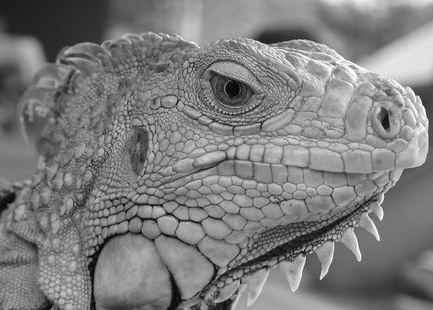
#> input picture 3-edge-detection/iguana.png, 433 x 310 px
$ jupyter execute --allow-errors 'Edge detection.ipynb'   (shell and % lines are left out)
#> lines starting #> are read from the running program, lines starting #| are printed output that depends on the picture; after the words box and inside, x2 and y2 are one past the last pixel; in counts of white or black regions, pixels touching at a corner belong together
Start with our usual setup, including the utility methods from last time.

[cell 1]
import numpy as np
import matplotlib.pyplot as plt

# Make matplotlib figures appear inline in the
# notebook rather than in a new window
plt.rcParams['figure.figsize'] = (10.0, 8.0) # set default size of plots
plt.rcParams['image.interpolation'] = 'nearest'
plt.rcParams['image.cmap'] = 'gray'

def display(img, title=None):
    # Show image
    plt.figure(figsize = (5,5))
    plt.imshow(img)
    plt.title(title)
    plt.axis('off')
    plt.show()

Optional: we'll use the OpenCV library's convolution function, which is much faster. You may need to run `pip3 install opencv-python` and restart Jupyter notebook.

[cell 2]
import cv2

We'll start by reviewing the example from lecture: the iguana and the horizontal derivative.

[cell 3]
image = cv2.imread("./iguana.png", cv2.IMREAD_GRAYSCALE)
#> image: shape (310, 433); min 0, max 255, mean 125.4
display(image)

derivative_filter = np.array(
[
    [1,0,-1]
])

result = cv2.filter2D(image, -1, derivative_filter)
display(result)

# Exercise 1

Let's try and address some of the problems that we found in lecture.

**Sub-problem 1:** The image is dark, and it's hard to tell where the edges are that we found. How can we improve on this? Can we do this in a single filter?

The simplest solution would be to brighten each pixel using the brighten filter:

[cell 4]
brighten_filter = np.array(
[
    [2.]
])

result_bright = cv2.filter2D(result, -1, brighten_filter)
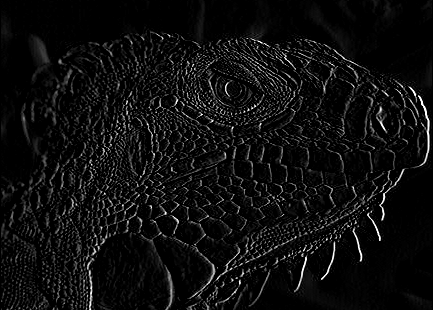
#> result_bright: shape (310, 433); min 0, max 255, mean 14.5
display(result, "Normal derivative")
display(result_bright, "Bright derivative")

We can combine these sub-passes. If we think about the sequence of filters as the dot product `s(p_1 * f_1 + ... + p_n * f_n)`, we can see that we can distribute the `s` to each `f_n`.

[cell 5]
bright_derivative_filter = derivative_filter * 2.

result_bright_2 = cv2.filter2D(image, -1, bright_derivative_filter)
display(result_bright_2, "Bright derivative in one pass")

display(np.abs((result_bright / 255. - result_bright_2 / 255.)), "Two-pass and one-pass difference")

**Sub-problem 2:** The algorithm finds lots of edges, but we don't care about all of them. Could we keep only the brightest edges somehow?

This algorithm works by deciding which pixels are definitely edges (i.e. they pass the high threshold) and deciding which pixels are certainly not edges (i.e. they fail the low threshold) and then repeatedly transforming "gray pixels" (i.e. pixels that passed neither threshold) into definite edges if they are near definite edges. In effect, this algorithm identifies the strongest edges in the image and then applies a "bucket fill" style algorithm to complete the edge from these seed pixels.

[cell 6]
def rgb_u8_to_luma_f32(original):
    target = np.zeros(original.shape[0:2])

    for x, y in np.ndindex(target.shape):
        target[x, y] = float(np.average(original[x, y])) / 255.

    return target

# Ok. Maybe I was a bit too harsh on numpy...
def double_threshold(original, low_threshold, high_threshold, keep_alive_sz, keep_alive_pop, gen):
    # Generate a boolean mask of pixels above the low threshold
#> called with low_threshold = 0.1, high_threshold = 0.2, keep_alive_sz = 5, keep_alive_pop = 0.2, gen = 8
    above_low = original > low_threshold
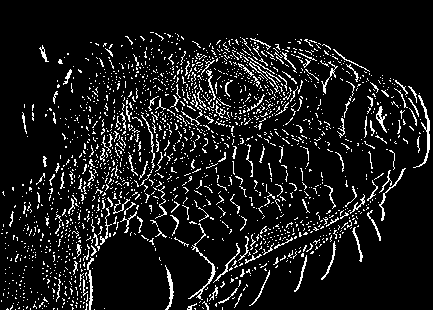
#> above_low: shape (310, 433) bool; 9.5% white in thin lines or dots, all inside (x1, y1, x2, y2) = (1, 32, 430, 310)

    # Generate a boolean mask of all alive pixels
    target = original > high_threshold
#> target: shape (310, 433) bool; 3% white in thin lines or dots, all inside (x1, y1, x2, y2) = (7, 34, 430, 310)

    display(above_low & np.bitwise_not(target), "Gray pixels")

    # Repeat over the specified number of generations
    for i in range(gen):
        display(target, f"Target at gen {i}")

        # Use a square blur to get a population percentage of nearby alive pixels.
        populations = cv2.blur(np.where(target, 1., 0.), (keep_alive_sz, keep_alive_sz))

        # Filter the population counts by the required population.
        # Automatically promote pixels that were already white.
        target = target | (populations > keep_alive_pop)

        # Finally, ensure that only gray and white pixels are ever promoted to white.
        target = target & above_low
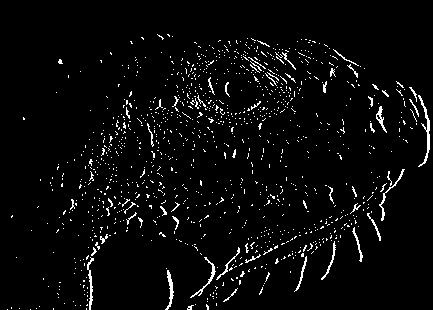
#> target: shape (310, 433) bool; 3.8% white in thin lines or dots, all inside (x1, y1, x2, y2) = (7, 34, 430, 310)

    return target

display(result, "Original")
display(double_threshold(
    original=rgb_u8_to_luma_f32(result),
    low_threshold=0.1,
    high_threshold=0.2,
    keep_alive_sz=5,
    keep_alive_pop=0.2,
    gen=8
), "Final")

**Sub-problem 3:** We used a horizontal derivative filter. Create and run a vertical derivative filter. Should it look similar? Does it? Find an image where the horizontal and vertical derivative filters produce very different output.

The vertical derivative should typically look a little different from the horizontal derivative because edges are not always perfectly aligned with one axis. In the worst case scenario, an edge may be perfectly horizontal, meaning that only the vertical derivative may detect it.

[cell 7]
derivative_filter_y = np.array(
[
    [0,  2, 0],
    [0,  0, 0],
    [0, -2, 0],
])

result_bright_y = cv2.filter2D(image, -1, derivative_filter_y)
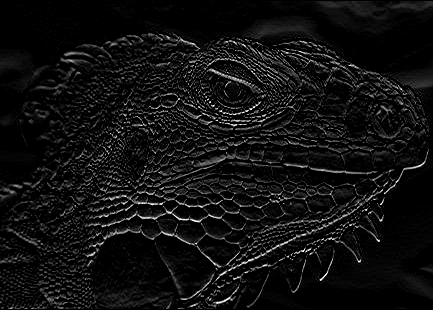
#> result_bright_y: shape (310, 433); min 0, max 255, mean 16.5
display(result_bright_2, "Horizontal derivative")
display(result_bright_y, "Vertical derivative")
display(np.abs(result_bright_2 / 255. - result_bright_y / 255.), "Difference")

These two results look visibly different... but not different enough. Behold, the worst case image!

[cell 8]
import random

width, height = (500, 500)

def gen_row(_):
    val = random.random()
    return list(map(lambda _: val, range(width)))

bad_image = np.array(list(map(
    gen_row,
    range(height)
)))

bad_bright_x = cv2.filter2D(bad_image, -1, bright_derivative_filter)
bad_bright_y = cv2.filter2D(bad_image, -1, derivative_filter_y)

display(bad_image, "Worst case image")
#> in display (call 21), `plt.show()`:
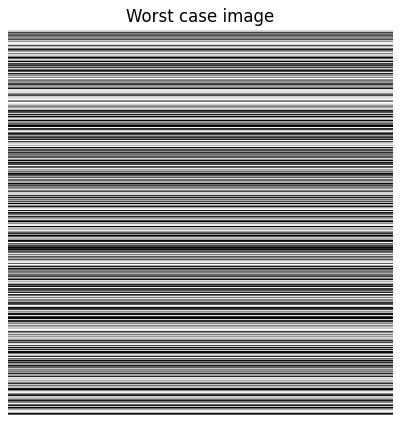
#> figure drawn by matplotlib, 1 panel
display(bad_bright_x, "Horizontal derivative")
display(bad_bright_y, "Vertical derivative")
#> in display (call 23), `plt.show()`:
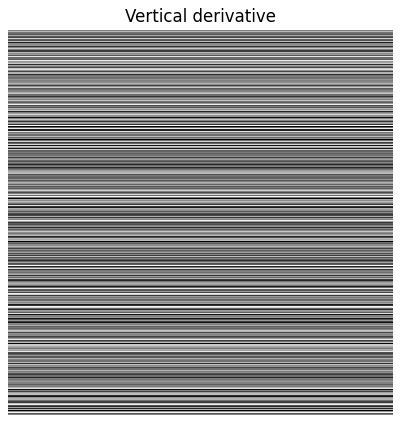
#> figure drawn by matplotlib, 1 panel

**Sub-problem 4:** How does the derivative filter respond to noise? Load and run the filter on the noisy_einstein image. Can you improve on this result?

Noise is the arch enemy of the derivative filter. Noise typically contrasts with the background a lot, causing the derivative filter to detect it as an edge. We can remove this noise this image by smoothing all edges through a blur filter. In doing so, each edge becomes sort of "spread out" across multiple pixels, dropping the small edges created by the noise. However, this will also have the unfortunate side-effect of reducing the brightness of true edges (something the second filter accounts for by brightening the final result).

[cell 9]
image2 = cv2.imread("noisy_einstein.png")
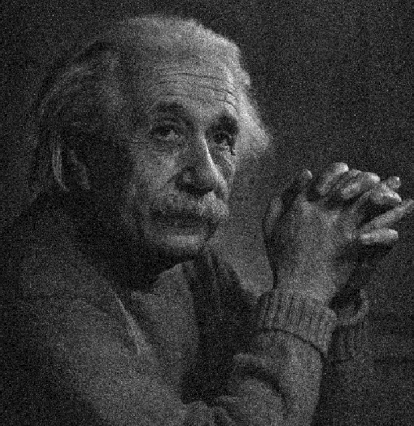
#> input picture 3-edge-detection/noisy_einstein.png, 414 x 426 px
#> image2 is the input picture: shape (426, 414, 3); mean B, G, R 52.1, 52.1, 52.1

display(image2, "Noisy Einstein")

image2_result = cv2.filter2D(image2, -1, bright_derivative_filter)
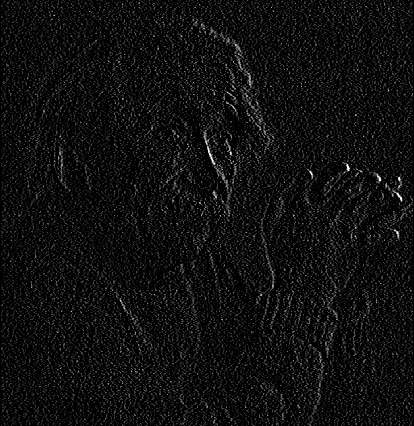
#> image2_result: shape (426, 414, 3); mean B, G, R 15.2, 15.2, 15.2
display(image2_result, "Noisy Einstein's Edges")

image2_blur = cv2.GaussianBlur(image2, [0, 0], 2)
display(image2_blur, "Blurry Noisy Einstein")

image2_blur_result = cv2.filter2D(image2_blur, -1, derivative_filter * 7)
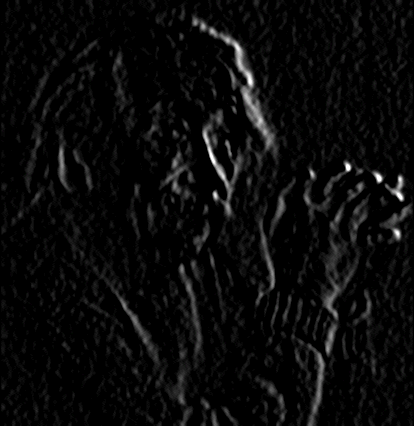
#> image2_blur_result: shape (426, 414, 3); mean B, G, R 10.2, 10.2, 10.2
display(image2_blur_result, "Blurry Noisy Einstein's Edges")

## Dead Code

Scrapped code I ended up not using.

[cell 10]
def swap(target, a, b):
    tmp = target[a]
    target[a] = b
    target[b] = tmp

def swap_remove(target, i):
    swap(target, i, len(target) - 1)
    target.pop()

def double_threshold(image, low_threshold, high_threshold, gray_list = None):
#> called with low_threshold = 0.2, high_threshold = 0.7
    image = np.copy(image)

    for x, y in np.ndindex(image.shape):
        pixel = image[y, y]
        if pixel < low_threshold:
            image[x, y] = 0
        elif pixel < high_threshold:
            image[x, y] = 0.5
            if gray_list is not None:
                gray_list.append((x, y))
        else:
            image[x, y] = 1
#> this loop made 311 passes
#> pixel on passes 1 to 3: 26, 29, 28
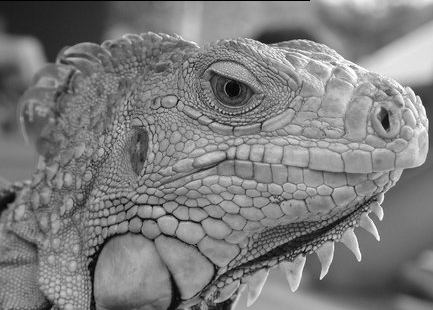
#> image: shape (310, 433); min 0, max 255, mean 125.1
#> after the loop, gray_list = []

def alive_in_range(image, center, radius):
    count = 0
    for x in range(center[0] - radius, center[0] + radius + 1):
        for y in range(center[1] - radius, center[1] + radius + 1):
            if image[x, y] == 1:
                count += 1
    return count

def non_bright_removal(image, low_threshold, high_threshold, keep_alive_sz, keep_alive_pop):
    # Collect pixels
    gray_queue = []
    target = double_threshold(image, low_threshold, high_threshold, gray_queue)

    # Propagate alive state
    dirty = len(gray_queue) > 0
    while dirty:
        display(target, "Propagate phase")

        dirty = False
        i = 0
        while i < len(gray_queue):
            (px_x, px_y) = gray_queue[i]
            pop = float(alive_in_range(target, (px_x, px_y), keep_alive_sz)) / float((keep_alive_sz * 2 + 1) ** 2)

            if pop > keep_alive_pop:
                target[px_x, px_y] = 1.
                dirty = True
                swap_remove(gray_queue, i)
            else:
                i += 1

    # Condemn remaining pixels
    for pixel in gray_queue:
        target[pixel] = 0

    return target

#> (the rest of this cell did not finish here and is left out)
